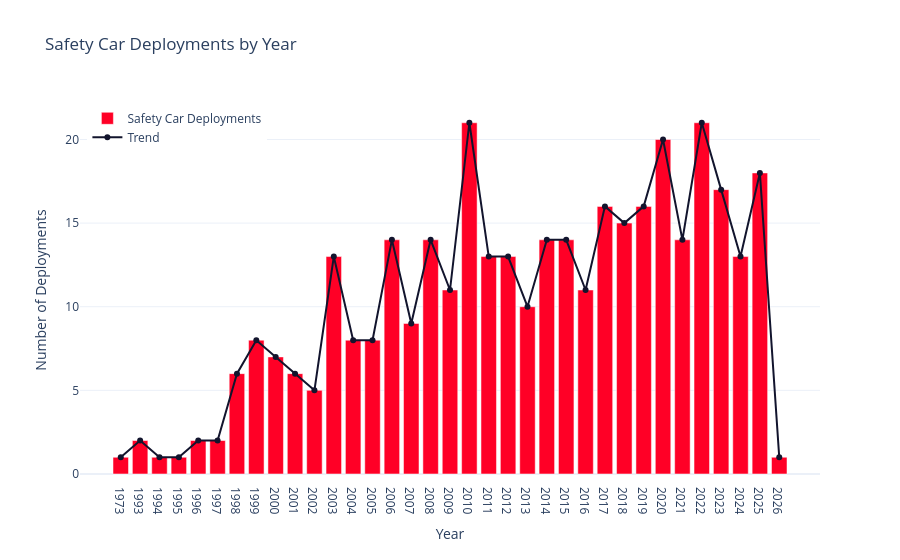

Source (notebook cell):
### Code cell
# safety car deployments per year

# group by year and count values
deployments_per_year = safety_cars['Year'].value_counts().sort_index()

# prepare x and y values
years = deployments_per_year.index.tolist()
counts = deployments_per_year.values.tolist()

# years with fatal accidents
fatal_years = fatal_accidents_drivers['Year'].dropna().astype(int).unique().tolist()

# bar colors if fatal accident
bar_colors = ["yellow" if y in fatal_years else "#FF0026" for y in years]

# create figure
fig = go.Figure()

# add bar trace
fig.add_trace(go.Bar(
    x=years,
    y=counts,
    name='Safety Car Deployments',
    marker_color=bar_colors
    #marker_color="#FF0026"
))

# add line trace
fig.add_trace(go.Scatter(
    x=years,
    y=counts,
    name='Trend',
    mode='lines+markers',
    line=dict(color="#12142D", width=2)
))

# add titles and update layout
fig.update_layout(
    title='Safety Car Deployments by Year',
    xaxis_title='Year',
    yaxis_title='Number of Deployments',
    template='plotly_white',
    legend=dict(x=0.01, y=0.99)
)

fig.show()

# halo introduced in 2018 after Jules Bianchi's fatal accident in 2014

### Figure 1 — Plotly figure (JSON) as saved in the notebook; plotly's stock layout.template omitted (floating-point values rounded to 4 significant figures)
{"data": [{"marker": {"color": ["#FF0026", "#FF0026", "#FF0026", "#FF0026", "#FF0026", "#FF0026", "#FF0026", "#FF0026", "#FF0026", "#FF0026", "#FF0026", "#FF0026", "#FF0026", "#FF0026", "#FF0026", "#FF0026", "#FF0026", "#FF0026", "#FF0026", "#FF0026", "#FF0026", "#FF0026", "#FF0026", "#FF0026", "#FF0026", "#FF0026", "#FF0026", "#FF0026", "#FF0026", "#FF0026", "#FF0026", "#FF0026", "#FF0026", "#FF0026", "#FF0026"]}, "name": "Safety Car Deployments", "type": "bar", "x": ["1973", "1993", "1994", "1995", "1996", "1997", "1998", "1999", "2000", "2001", "2002", "2003", "2004", "2005", "2006", "2007", "2008", "2009", "2010", "2011", "2012", "2013", "2014", "2015", "2016", "2017", "2018", "2019", "2020", "2021", "2022", "2023", "2024", "2025", "2026"], "y": [1, 2, 1, 1, 2, 2, 6, 8, 7, 6, 5, 13, 8, 8, 14, 9, 14, 11, 21, 13, 13, 10, 14, 14, 11, 16, 15, 16, 20, 14, 21, 17, 13, 18, 1]}, {"line": {"color": "#12142D", "width": 2}, "mode": "lines+markers", "name": "Trend", "type": "scatter", "x": ["1973", "1993", "1994", "1995", "1996", "1997", "1998", "1999", "2000", "2001", "2002", "2003", "2004", "2005", "2006", "2007", "2008", "2009", "2010", "2011", "2012", "2013", "2014", "2015", "2016", "2017", "2018", "2019", "2020", "2021", "2022", "2023", "2024", "2025", "2026"], "y": [1, 2, 1, 1, 2, 2, 6, 8, 7, 6, 5, 13, 8, 8, 14, 9, 14, 11, 21, 13, 13, 10, 14, 14, 11, 16, 15, 16, 20, 14, 21, 17, 13, 18, 1]}], "layout": {"autosize": true, "legend": {"x": 0.01, "y": 0.99}, "title": {"text": "Safety Car Deployments by Year"}, "xaxis": {"autorange": true, "range": [-2.119, 36.12], "title": {"text": "Year"}, "type": "category"}, "yaxis": {"autorange": true, "range": [-0.6505, 22.65], "title": {"text": "Number of Deployments"}, "type": "linear"}}}
